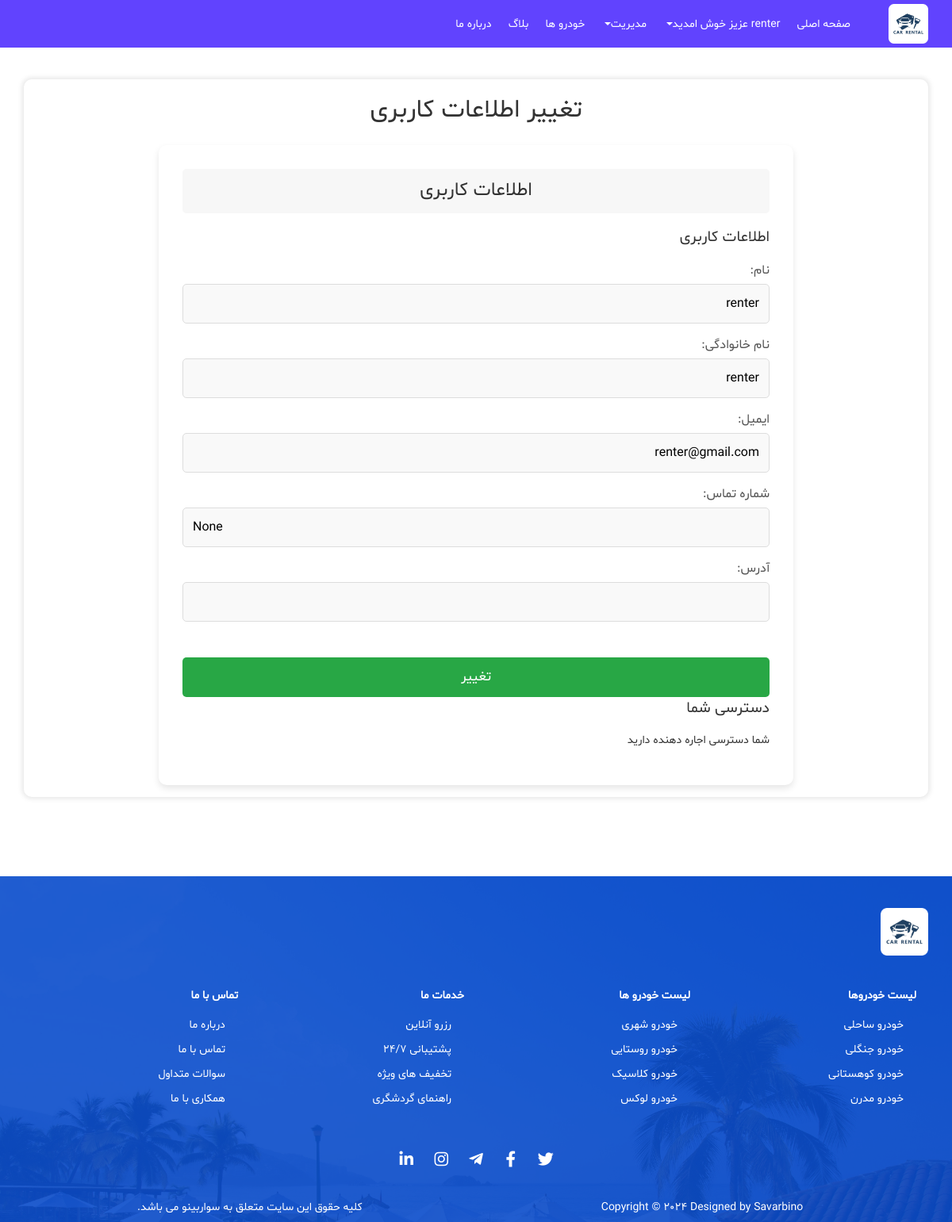
Screenshot of /user_info/ (signed in) with the database file from the repository.
### users/models.py (models this page shows)
class User(AbstractUser):
    ROLES = ((1, 'Admin'), (2, 'Renter'), (3, 'Passenger'))
    role = models.IntegerField(choices=ROLES, default=3)
    phonenumber = models.CharField(max_length=15, blank=True, null=True)
    address = models.TextField(blank=True, null=True)
    role_change_requested = models.BooleanField(default=False)
    is_active = models.BooleanField(default=True)
    objects = UserManager()

### users/views.py (the view)
# urls.py: path('user_info/', views.user_info, name='user_info'),
@login_required
def user_info(request):
    if request.method == 'POST':
        if 'update_profile' in request.POST:
            user_form = UserInfoForm(request.POST, instance=request.user)
            if user_form.is_valid():
                user_form.save()
                messages.success(request, 'اطلاعات کاربری شما با موفقیت تغییر یافت.')
                return redirect('user_info')
        elif 'request_role_change' in request.POST:
            request.user.role_change_requested = True
            request.user.save()
            messages.success(request, 'درخواست میزبانی شما با موفقیت ارسال گردید.')
            return redirect('user_info')
    else:
        user_form = UserInfoForm(instance=request.user)
    return render(request, 'users/user_info.html', {
        'user_form': user_form,
    })

### users/forms.py
class UserInfoForm(forms.ModelForm):
    class Meta:
        model = User
        fields = ['first_name', 'last_name', 'email', 'phonenumber', 'address']
        error_messages = {
            'first_name': {
                'required': 'نام الزامی است.',
                'invalid': 'نام معتبر وارد کنید.',
            },
            'last_name': {
                'required': 'نام خانوادگی الزامی است.',
                'invalid': 'نام خانوادگی معتبر وارد کنید.',
            },
            'email': {
                'required': 'ایمیل الزامی است.',
                'invalid': 'لطفاً یک ایمیل معتبر وارد کنید.',
            },
            'phonenumber': {
                'required': 'شماره تلفن الزامی است.',
                'invalid': 'شماره تلفن معتبر وارد کنید.',
            },
            'address': {
                'required': 'آدرس الزامی است.',
                'invalid': 'آدرس معتبر وارد کنید.',
            },
        }

### templates/users/user_info.html (shortened to what this page needs)
{% extends 'base.html' %}
{% block content %}
<section class="container content content-box">
    <h2 class="page-title">تغییر اطلاعات کاربری</h2>
    <div class="row mtop-2">
        <div class="col-md-10 col-sm-9 content-wrapper">
            <div class="tab-content" id="v-pills-tabContent">
                <div class="tab-pane fade show active" id="v-pills-home" role="tabpanel"
                    aria-labelledby="v-pills-home-tab">
                    <p class="section-header">اطلاعات کاربری</p>
                    <form method="post" class="user-info-form">
                        <fieldset class="form-section">
                            <legend>اطلاعات کاربری</legend>
                            <div class="form-input">
                                <label for="id_first_name" class="form-label">نام:</label>
                                <input class="input-field" type="text" name="first_name" id="id_first_name" value="{{ user_form.first_name.value }}" required>
                            </div>
                            <div class="form-input">
                                <label for="id_last_name" class="form-label">نام خانوادگی:</label>
                                <input class="input-field" type="text" name="last_name" id="id_last_name" value="{{ user_form.last_name.value }}" required>
                            </div>
                            <div class="form-input">
                                <label for="id_email" class="form-label">ایمیل:</label>
                                <input class="input-field" type="email" name="email" id="id_email" value="{{ user_form.email.value }}" required>
                            </div>
                            <div class="form-input">
                                <label for="id_phonenumber" class="form-label">شماره تماس:</label>
                                <input class="input-field" type="tel" name="phonenumber" id="id_phonenumber" value="{{ user_form.phonenumber.value }}" required>
                            </div>
                            <div class="form-input">
                                <label for="id_address" class="form-label">آدرس:</label>
                                <input class="input-field" type="text" name="address" id="id_address" value="{{ user_form.address.value }}" required>
                            </div>
                        </fieldset>
                        <button type="submit" name="update_profile" class="btn-submit">تغییر</button>
                    </form>
                    <fieldset>
                        <legend>دسترسی شما</legend>
                        {% if user.role == 1 %}
                            <p>شما دسترسی مدیریت دارید.</p>
                        {% elif user.role == 2 %}
                            <p>شما دسترسی اجاره دهنده دارید</p>
                        {% elif user.role == 3 %}
                            <p>شما دسترسی مسافر دارید</p>
                        {% endif %}
                    </fieldset>
                </div>
            </div>
        </div>
    </div>
</section>
{% endblock %}

### templates/includes/header.html (shortened to what this page needs)
{% load static %}
<header>
    <nav class="navbar navbar-expand-lg fixed-top p-0 header-nav">
        <div class="container">
            <a class="navbar-brand p-0 m-0" href="#">
                <img src="{% static 'images/logo.png' %}" alt="خودرو">
            </a>
            <div class="collapse navbar-collapse" id="navbarSupportedContent">
                <ul class="navbar-nav">
                    <li class="nav-item">
                        <a class="nav-link active" href="{% url 'home' %}" title="صفحه اصلی">صفحه اصلی</a>
                    </li>
                    {% if user.is_authenticated %}
                        <li class="nav-item dropdown">
                            <a class="nav-link dropdown-toggle d-flex align-items-center" href="#" id="navbarDropdown"
                                role="button" data-toggle="dropdown" aria-haspopup="true" aria-expanded="false"
                                title="خودرو ها">
                                {{ user.first_name }} عزیز خوش امدید
                            </a>
                        </li>
                        {% if user.role == 2 %}
                            <li class="nav-item dropdown">
                                <a class="nav-link dropdown-toggle d-flex align-items-center" href="#" id="navbarDropdown1"
                                    role="button" data-toggle="dropdown" aria-haspopup="true" aria-expanded="false"
                                    title="مدیریت">
                                    مدیریت
                                </a>
                            </li>
                        {% endif %}
                    {% endif %}
                    <li class="nav-item">
                        <a class="nav-link" href="{% url 'car:car_list' %}" title="خودرو ها">خودرو ها</a>
                    </li>
                   <li class="nav-item">
                        <a class="nav-link" href="{% url 'article' %}" title="بلاگ">بلاگ</a>
                    </li>
                    <li class="nav-item">
                        <a class="nav-link" href="{% url 'about_us' %}" title="درباره ما">درباره ما</a>
                    </li>
                </ul>
            </div>
        </div>
    </nav>
</header>

### static/css/style.css (style rules this page uses)
* { flex-wrap: wrap; font-family: shabnam; position: relative; box-sizing: border-box; outline: none; }
body { text-align: right; color: #333333; font-size: 14px; }
a, a:hover, a:active, a:focus { text-decoration: none; color: inherit; }
.row { padding: 0; margin: 0; width: 100%; }
.container, .container-fluid { padding: 0; }
img { max-width: 100%; }
.h1, .h2, .h3, .h4, .h5, .h6, h1, h2, h3, h4, h5, h6 { line-height: 1.5; }
:root { --main-blue: #094ccb; --main-light-blue: #3094fb; --main-yellow: #fbce45; --main-red: #f50f76; }
.header-nav { background-color: #6143FE; color: white; transition: 0.3s linear; }
.header-nav .navbar-brand img { max-width: 100px; max-height: 60px; padding: 5px 0; }
.header-nav .nav-link { margin-left: 5px; transition: 0.15s linear; }
.content-box { margin: 100px auto; box-shadow: 0px 0px 6px 2px rgba(0, 0, 0, 0.1); border-radius: 10px; padding: 15px 0; }
.content { margin-top: 100px; }
.page-title { font-size: 2rem; color: #333; margin-bottom: 20px; text-align: center; }
.section-header { font-size: 1.5rem; background-color: #f7f7f7; padding: 10px; border-radius: 5px; text-align: center; }
.content-wrapper { padding: 30px; background-color: #fff; border-radius: 10px; box-shadow: 0 4px 8px rgba(0, 0, 0, 0.1); max-width: 800px; width: 100%; margin: 0 auto; }
.form-section { margin-bottom: 30px; }
.form-input { margin-bottom: 15px; }
.form-label { display: block; font-size: 1rem; color: #555; margin-bottom: 5px; }
.input-field { width: 100%; padding: 12px; border: 1px solid #ddd; border-radius: 5px; font-size: 1rem; background-color: #f9f9f9; transition: all 0.3s ease; }
.btn-submit, .btn-request { display: inline-block; padding: 12px 20px; font-size: 1.1rem; color: #fff; background-color: #28a745; border: none; border-radius: 5px; cursor: pointer; transition: background-color 0.3s ease; width: 100%; }
legend { font-size: 1.2rem; color: #333; margin-bottom: 15px; }

### rows the page displays
User: first_name "renter", last_name "renter", email "renter@gmail.com"
